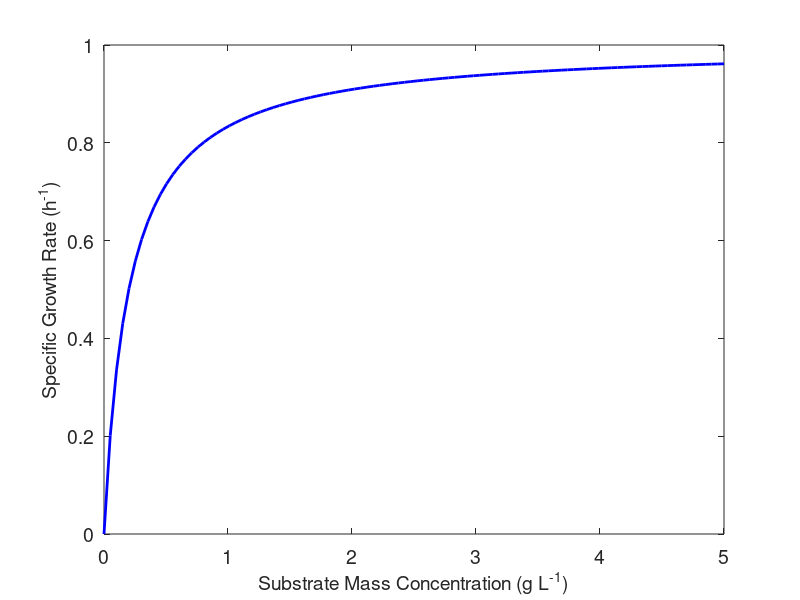

MATLAB code to generate this figure:
function reb_4_3_calculations
    % Given
    mu_max = 1.0; % /h
    Ks = 0.2; % g/L

    % Create vectors for plot data
    C_S = linspace(0.0,5.0,100);
    mu = nan(100,1);

    % calculate the predicted rates at each conversion
    for i = 1:100
        % calculate the rates
        mu(i) = mu_max*C_S(i)/(Ks + C_S(i));
    end

    % plot the results
    figure; % specific rate vs. substrate concentration
    plot(C_S,mu,'b','LineWidth',2)
    set(gca, 'FontSize', 14);
    xlabel('Substrate Mass Concentration (g L^-^1)','FontSize', 14)
    ylabel('Specific Growth Rate (h^-^1)', 'FontSize', 14)
    % save the figure
    saveas(gcf,"reb_4_3_Matlab_fig_1.png")
    
end